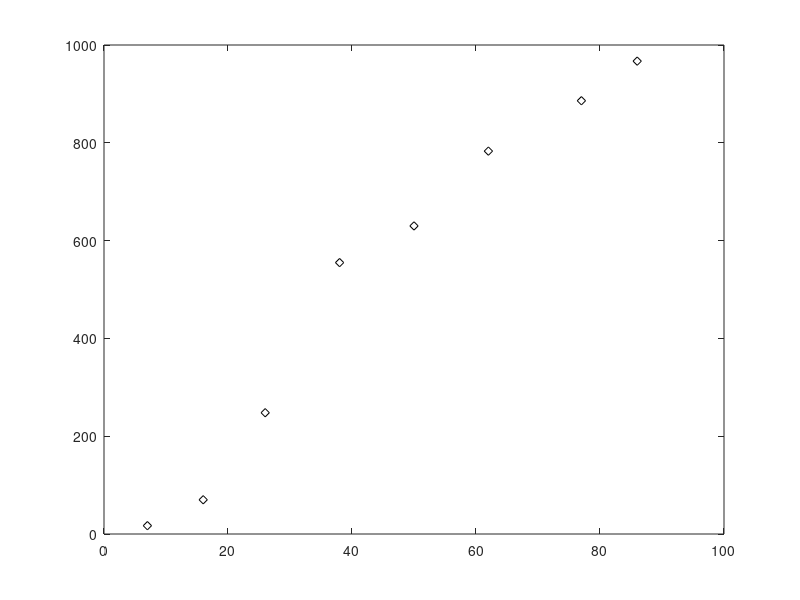

The MATLAB script that drew this image: (Note: this script raises an error after producing the figure.)
% Name: Andrew Pang
% Date: 3 MAY 2019  
% Task 2 :  e^x
clear all; close all; clc;

%creates row vectors x y and loge(y)
x = [ 7 16 26 38 50 62 77 86 ];
y = [ 17 70 248 555 630 783 886 967 ];
lny = log(y);

%plots y values agaisnt x
plot(x,y,'kd')
hold on

%calls the linreg function to obtain loge(b)=y-int, k=gradient and r2=error
[lnb, k, r2 ] = linreg(x,lny);
%finds b
b = exp(lnb);
fprintf('beta is %f, k is %f, r^2 is %f\n',b,k,r2);

%uses matlab polyfit to find its values of b and k and r2
p = polyfit(x,lny,1);
b_new = exp(p(2));
k_new = p(1);

%calculation for r2
sr = sum((lny - p(2) - k*x).^2);
st = sum((lny - (sum(lny)/8)).^2);
r2_new = 1 - sr/st;

fprintf('beta is %f , k is %f, r^2 is %f using polyfit\n',b_new,k_new,r2_new);

%plots the graph for the non linear function
x_new = 0:1:90;
y_new = b*(exp(k*x_new));
plot(x_new,y_new,'b--');

%labels the graph
xlabel('x values');
ylabel('y values');
legend('Original','Curve fit');


